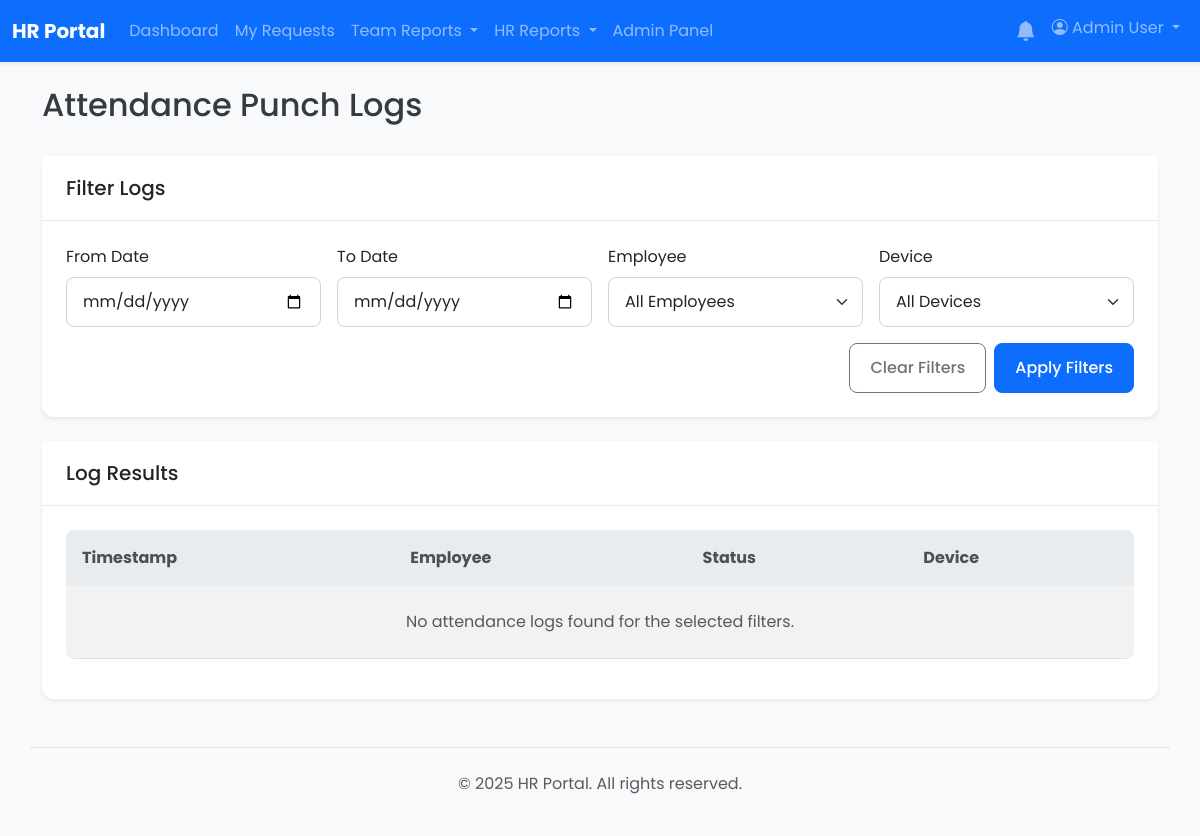
The page /admin/attendance_logs.php (signed in) on the database as committed earlier.
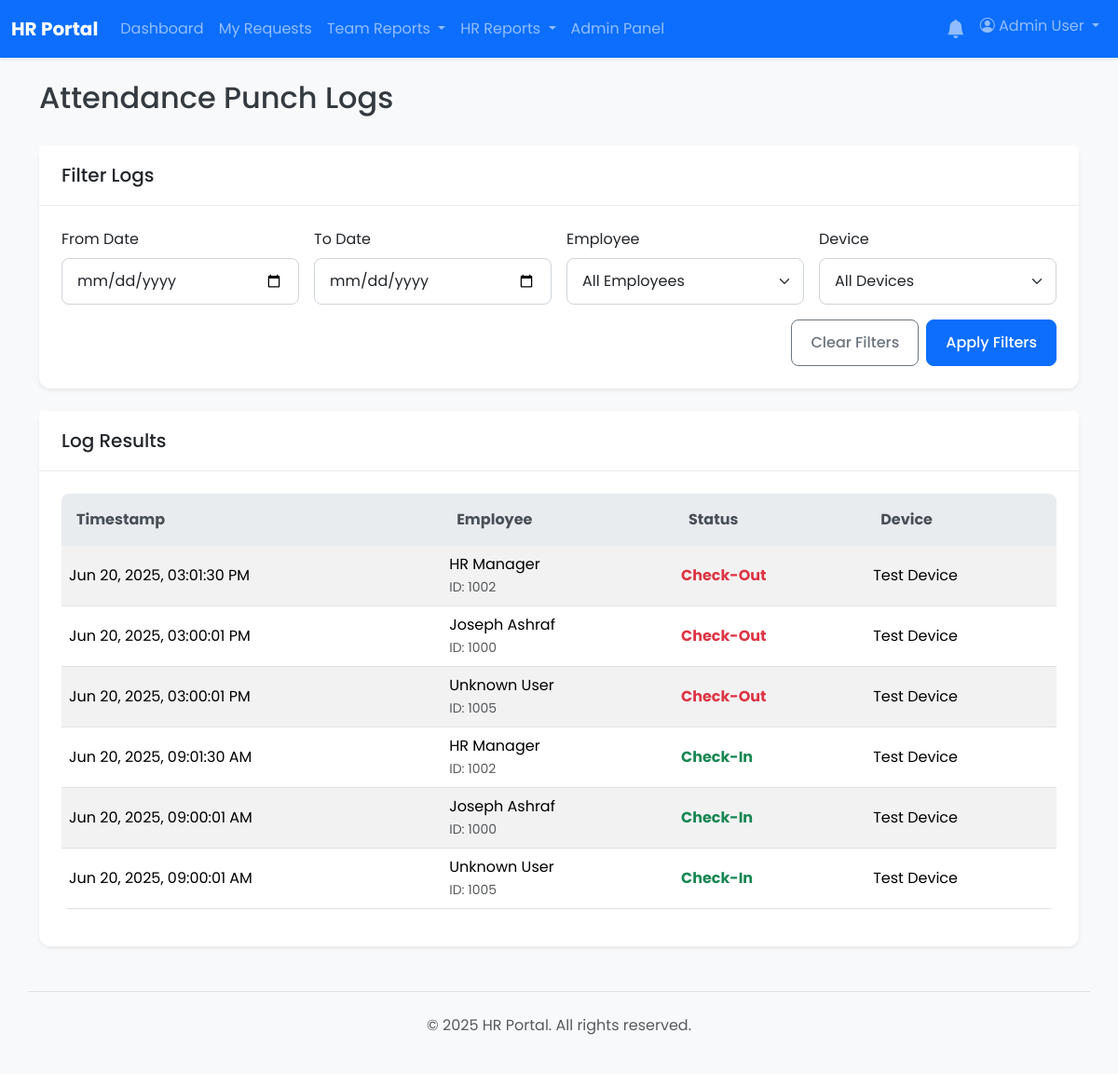
The same page on the database as committed later.
### tables this page shows
CREATE TABLE `attendance_logs` (
  `id` bigint(20) NOT NULL,
  `device_id` int(11) NOT NULL COMMENT 'Foreign key to the devices table',
  `employee_code` varchar(50) NOT NULL COMMENT 'The User ID from the machine',
  `punch_time` datetime NOT NULL COMMENT 'The exact date and time of the punch',
  `punch_state` int(11) NOT NULL COMMENT 'Standardized code: 0=Check-In, 1=Check-Out, 2=Break-Out, 3=Break-In etc.',
  `work_code` varchar(50) DEFAULT NULL COMMENT 'Optional work code, if supported by the device',
  `is_processed` tinyint(1) DEFAULT 0 COMMENT 'Flag to show if this log has been processed into a final timesheet',
  `created_at` timestamp NOT NULL DEFAULT current_timestamp()
);

CREATE TABLE `users` (
  `id` int(11) NOT NULL,
  `employee_code` varchar(50) DEFAULT NULL,
  `full_name` varchar(255) NOT NULL,
  `email` varchar(255) NOT NULL,
  `password` varchar(255) NOT NULL,
  `role` enum('user','manager','hr','hr_manager','admin') NOT NULL DEFAULT 'user',
  `department_id` int(11) DEFAULT NULL,
  `direct_manager_id` int(11) DEFAULT NULL,
  `must_change_password` tinyint(1) NOT NULL DEFAULT 0
);

CREATE TABLE `devices` (
  `id` int(11) NOT NULL,
  `name` varchar(255) NOT NULL COMMENT 'A user-friendly name, e.g., "Main Entrance"',
  `ip_address` varchar(45) NOT NULL COMMENT 'Local IP for PULL mode, public IP for reference in PUSH mode',
  `port` int(11) NOT NULL DEFAULT 4370,
  `device_brand` varchar(50) NOT NULL COMMENT 'The driver to use, e.g., fingertec, zkteco',
  `serial_number` varchar(100) DEFAULT NULL,
  `communication_key` varchar(255) DEFAULT '0' COMMENT 'Device password, if any',
  `is_active` tinyint(1) DEFAULT 1 COMMENT 'Toggle whether the sync script should poll this device',
  `last_sync_timestamp` datetime DEFAULT NULL COMMENT 'Tracks the last successful communication for PULL mode',
  `created_at` timestamp NOT NULL DEFAULT current_timestamp(),
  `updated_at` timestamp NOT NULL DEFAULT current_timestamp() ON UPDATE current_timestamp()
);

### admin/attendance_logs.php (the view, shortened to what this page needs)
<?php
require_once __DIR__ . '/../app/bootstrap.php';
include __DIR__ . '/../app/templates/header.php';
$start_date = $_GET['start_date'] ?? '';
$end_date = $_GET['end_date'] ?? '';
$where_sql = '';
$page = isset($_GET['page']) && is_numeric($_GET['page']) ? (int)$_GET['page'] : 1;
$records_per_page = 25;
$offset = ($page - 1) * $records_per_page;
$sql = "
    SELECT al.punch_time, al.punch_state, u.full_name, al.employee_code, d.name as device_name
    FROM attendance_logs al
    LEFT JOIN users u ON al.employee_code = u.employee_code
    LEFT JOIN devices d ON al.device_id = d.id
    $where_sql
    ORDER BY al.punch_time DESC
    LIMIT :limit OFFSET :offset
";
$stmt = $pdo->prepare($sql);
$stmt->bindValue(':limit', $records_per_page, PDO::PARAM_INT);
$stmt->bindValue(':offset', $offset, PDO::PARAM_INT);
$stmt->execute();
$logs = $stmt->fetchAll(PDO::FETCH_ASSOC);
function getPunchStateText($state) {
    $states = [
        0 => ['text' => 'Check-In', 'class' => 'text-success'],
        1 => ['text' => 'Check-Out', 'class' => 'text-danger'],
        2 => ['text' => 'Break-Out', 'class' => 'text-warning'],
        3 => ['text' => 'Break-In', 'class' => 'text-info'],
        4 => ['text' => 'Overtime-In', 'class' => 'text-primary'],
        5 => ['text' => 'Overtime-Out', 'class' => 'text-secondary'],
    ];
    return $states[$state] ?? ['text' => 'Unknown (' . $state . ')', 'class' => 'text-muted'];
}
?>
<div class="d-flex justify-content-between align-items-center mb-4">
    <h1 class="h2">Attendance Punch Logs</h1>
</div>
<div class="card shadow-sm mb-4">
    <div class="card-header"><h2 class="h5 mb-0">Filter Logs</h2></div>
    <div class="card-body">
        <form action="attendance_logs.php" method="GET" class="row g-3">
            <div class="col-md-3">
                <label for="start_date" class="form-label">From Date</label>
                <input type="date" class="form-control" id="start_date" name="start_date" value="<?= htmlspecialchars($start_date) ?>">
            </div>
            <div class="col-md-3">
                <label for="end_date" class="form-label">To Date</label>
                <input type="date" class="form-control" id="end_date" name="end_date" value="<?= htmlspecialchars($end_date) ?>">
            </div>
            <div class="col-md-3">
                <label for="user_id" class="form-label">Employee</label>
                <select class="form-select" id="user_id" name="user_id">
                    <option value="">All Employees</option>
                </select>
            </div>
            <div class="col-md-3">
                <label for="device_id" class="form-label">Device</label>
                <select class="form-select" id="device_id" name="device_id">
                    <option value="">All Devices</option>
                </select>
            </div>
            <div class="col-12 d-flex justify-content-end">
                <a href="attendance_logs.php" class="btn btn-outline-secondary me-2">Clear Filters</a>
                <button type="submit" class="btn btn-primary">Apply Filters</button>
            </div>
        </form>
    </div>
</div>
<div class="card shadow-sm">
    <div class="card-header"><h2 class="h5 mb-0">Log Results</h2></div>
    <div class="card-body">
        <div class="table-responsive">
            <table class="table table-striped table-hover align-middle">
                <thead class="table-light">
                    <tr><th>Timestamp</th><th>Employee</th><th>Status</th><th>Device</th></tr>
                </thead>
                <tbody>
                    <?php if (empty($logs)): ?>
                        <tr><td colspan="4" class="text-center text-muted p-4">No attendance logs found for the selected filters.</td></tr>
                    <?php else: ?>
                        <?php foreach ($logs as $log): ?>
                            <tr>
                                <td><?= htmlspecialchars(date('M d, Y, h:i:s A', strtotime($log['punch_time']))) ?></td>
                                <td>
                                    <?= htmlspecialchars($log['full_name'] ?? 'Unknown User') ?><br>
                                    <small class="text-muted">ID: <?= htmlspecialchars($log['employee_code']) ?></small>
                                </td>
                                <td>
                                    <?php $stateInfo = getPunchStateText($log['punch_state']); ?>
                                    <strong class="<?= $stateInfo['class'] ?>"><?= $stateInfo['text'] ?></strong>
                                </td>
                                <td><?= htmlspecialchars($log['device_name'] ?? 'N/A') ?></td>
                            </tr>
                        <?php endforeach; ?>
                    <?php endif; ?>
                </tbody>
            </table>
        </div>
    </div>
</div>
<?php
include __DIR__ . '/../app/templates/footer.php';
?>

### app/templates/header.php (shortened to what this page needs)
<!DOCTYPE html>
<html lang="en">
<head>
    <link href="https://cdn.jsdelivr.net/npm/bootstrap@5.3.2/dist/css/bootstrap.min.css" rel="stylesheet">
    <link rel="stylesheet" href="/css/style.css">
    <link rel="stylesheet" href="/css/dashboard-improvements.css">
    <link rel="stylesheet" href="https://cdn.jsdelivr.net/npm/bootstrap-icons@1.11.3/font/bootstrap-icons.min.css">
</head>
<body class="bg-light" data-user-role="<?= htmlspecialchars($_SESSION['role'] ?? 'user') ?>">
<nav class="navbar navbar-expand-lg navbar-dark bg-primary shadow-sm">
    <div class="container-fluid">
        <a class="navbar-brand fw-bold" href="/"><?php echo htmlspecialchars(SITE_NAME); ?></a>
        <div class="collapse navbar-collapse" id="main-nav">
            <ul class="navbar-nav me-auto mb-2 mb-lg-0">
                <?php if (isset($_SESSION['user_id'])): ?>
                    <li class="nav-item"><a class="nav-link" href="/index.php">Dashboard</a></li>
                    <li class="nav-item"><a class="nav-link" href="/requests/index.php">My Requests</a></li>
                    <?php if (in_array($_SESSION['role'], ['manager', 'admin', 'hr_manager'])): ?>
                        <li class="nav-item dropdown">
                          <a class="nav-link dropdown-toggle" href="#" id="manager-reports-dropdown" role="button" data-bs-toggle="dropdown" aria-expanded="false">
                            Team Reports
                          </a>
                        </li>
                    <?php endif; ?>
                    <?php if (in_array($_SESSION['role'], ['hr', 'hr_manager', 'admin'])): ?>
                         <li class="nav-item dropdown">
                          <a class="nav-link dropdown-toggle" href="#" id="hr-reports-dropdown" role="button" data-bs-toggle="dropdown" aria-expanded="false">
                            HR Reports
                          </a>
                        </li>
                    <?php endif; ?>
                    <?php if (in_array($_SESSION['role'], ['hr_manager', 'admin'])): ?>
                        <li class="nav-item"><a class="nav-link" href="/admin/index.php">Admin Panel</a></li>
                    <?php endif; ?>
                <?php endif; ?>
            </ul>
            <ul class="navbar-nav ms-auto">
                <?php if (isset($_SESSION['user_id'])): ?>
                    <li class="nav-item dropdown">
                        <a class="nav-link" href="#" id="notification-bell" role="button" data-bs-toggle="dropdown" aria-expanded="false">
                            <i class="bi bi-bell-fill position-relative fs-5">
                            </i>
                        </a>
                    </li>
                    <li class="nav-item dropdown">
                        <a class="nav-link dropdown-toggle" href="#" role="button" data-bs-toggle="dropdown" aria-expanded="false">
                            <i class="bi bi-person-circle"></i> <?php echo htmlspecialchars($_SESSION['full_name']); ?>
                        </a>
                    </li>
                <?php else: ?>
                    <li class="nav-item"><a class="nav-link" href="/login.php">Login</a></li>
                <?php endif; ?>
            </ul>
        </div>
    </div>
</nav>
<main class="container mt-4">

### app/templates/footer.php (shortened to what this page needs)
</main>
<footer class="container mt-5 py-4 border-top">
    <div class="text-center text-muted">
        <p>&copy; <?php echo date('Y'); ?> <?php echo htmlspecialchars(SITE_NAME); ?>. All rights reserved.</p>
    </div>
</footer>
</body>
</html>

### css/style.css (style rules this page uses)
* { box-sizing: border-box; }
html, body { height: 100%; margin: 0; padding: 0; }
body { font-family: 'Poppins', sans-serif; background-color: #f0f2f5; color: #343a40; }
a { color: #007bff; text-decoration: none; transition: color 0.2s ease-in-out; }
.card { border: none; border-radius: 0.75rem; box-shadow: 0 4px 12px rgba(0, 0, 0, 0.08); }
.card-header { background-color: #ffffff; border-bottom: 1px solid rgba(0, 0, 0, 0.08); font-weight: 600; padding: 1.25rem 1.5rem; border-top-left-radius: 0.75rem; border-top-right-radius: 0.75rem; }
.card-body { padding: 1.5rem; }
.form-control, .form-select { border-radius: 0.5rem; border: 1px solid #ced4da; padding: 0.75rem 1rem; }
.btn { border-radius: 0.5rem; font-weight: 500; padding: 0.75rem 1.25rem; }
.table { border-radius: 0.5rem; overflow: hidden; }
.table thead th { background-color: #e9ecef; color: #495057; border-bottom: none; padding: 1rem; }
.table-striped tbody tr:nth-of-type(odd) { background-color: #f8f9fa; }
.mb-4 { margin-bottom: 1.5rem !important; }
.mt-4 { margin-top: 1.5rem !important; }
.py-4 { padding-top: 1.5rem !important; padding-bottom: 1.5rem !important; }

Rows that differ between the two databases and show on the page:
added attendance_logs: punch_time "Jun 20, 2025, 03:01:30 PM", users.full_name "HR Manager", employee_code "1002", punch_state "Check-Out", device.name "Test Device"
added attendance_logs: punch_time "Jun 20, 2025, 03:00:01 PM", users.full_name "Joseph Ashraf", employee_code "1000", punch_state "Check-Out", device.name "Test Device"
added attendance_logs: punch_time "Jun 20, 2025, 03:00:01 PM", full_name "Unknown User", employee_code "1005", punch_state "Check-Out", device.name "Test Device"
added attendance_logs: punch_time "Jun 20, 2025, 09:01:30 AM", users.full_name "HR Manager", employee_code "1002", punch_state "Check-In", device.name "Test Device"
added attendance_logs: punch_time "Jun 20, 2025, 09:00:01 AM", users.full_name "Joseph Ashraf", employee_code "1000", punch_state "Check-In", device.name "Test Device"
added attendance_logs: punch_time "Jun 20, 2025, 09:00:01 AM", full_name "Unknown User", employee_code "1005", punch_state "Check-In", device.name "Test Device"
Other text that changed with them:
text no longer shown: "No attendance logs found for the selected filters."
